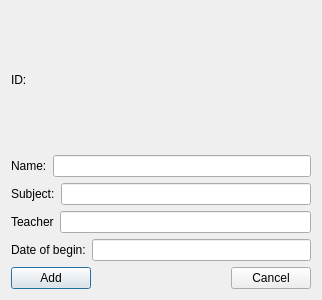
<?xml version="1.0" encoding="UTF-8"?>
<ui version="4.0">
 <class>AddGroupWindow</class>
 <widget class="QDialog" name="AddGroupWindow">
  <property name="geometry">
   <rect>
    <x>0</x>
    <y>0</y>
    <width>322</width>
    <height>300</height>
   </rect>
  </property>
  <property name="windowTitle">
   <string>Dialog</string>
  </property>
  <layout class="QVBoxLayout" name="verticalLayout">
   <item>
    <widget class="QLabel" name="label_ID">
     <property name="text">
      <string>ID:</string>
     </property>
    </widget>
   </item>
   <item>
    <layout class="QHBoxLayout" name="horizontalLayout">
     <item>
      <widget class="QLabel" name="label_2">
       <property name="text">
        <string>Name:</string>
       </property>
      </widget>
     </item>
     <item>
      <widget class="QLineEdit" name="lineEdit_name"/>
     </item>
    </layout>
   </item>
   <item>
    <layout class="QHBoxLayout" name="horizontalLayout_2">
     <item>
      <widget class="QLabel" name="label_3">
       <property name="text">
        <string>Subject:</string>
       </property>
      </widget>
     </item>
     <item>
      <widget class="QLineEdit" name="lineEdit_subject"/>
     </item>
    </layout>
   </item>
   <item>
    <layout class="QHBoxLayout" name="horizontalLayout_3">
     <item>
      <widget class="QLabel" name="label_4">
       <property name="text">
        <string>Teacher</string>
       </property>
      </widget>
     </item>
     <item>
      <widget class="QLineEdit" name="lineEdit_teacher"/>
     </item>
    </layout>
   </item>
   <item>
    <layout class="QHBoxLayout" name="horizontalLayout_4">
     <item>
      <widget class="QLabel" name="label_5">
       <property name="text">
        <string>Date of begin:</string>
       </property>
      </widget>
     </item>
     <item>
      <widget class="QLineEdit" name="lineEdit_date"/>
     </item>
    </layout>
   </item>
   <item>
    <layout class="QHBoxLayout" name="horizontalLayout_5">
     <item>
      <widget class="QPushButton" name="pushButton">
       <property name="text">
        <string>Add</string>
       </property>
      </widget>
     </item>
     <item>
      <spacer name="horizontalSpacer">
       <property name="orientation">
        <enum>Qt::Horizontal</enum>
       </property>
       <property name="sizeHint" stdset="0">
        <size>
         <width>40</width>
         <height>20</height>
        </size>
       </property>
      </spacer>
     </item>
     <item>
      <widget class="QPushButton" name="pushButton_2">
       <property name="text">
        <string>Cancel</string>
       </property>
      </widget>
     </item>
    </layout>
   </item>
  </layout>
 </widget>
 <resources/>
 <connections/>
</ui>
